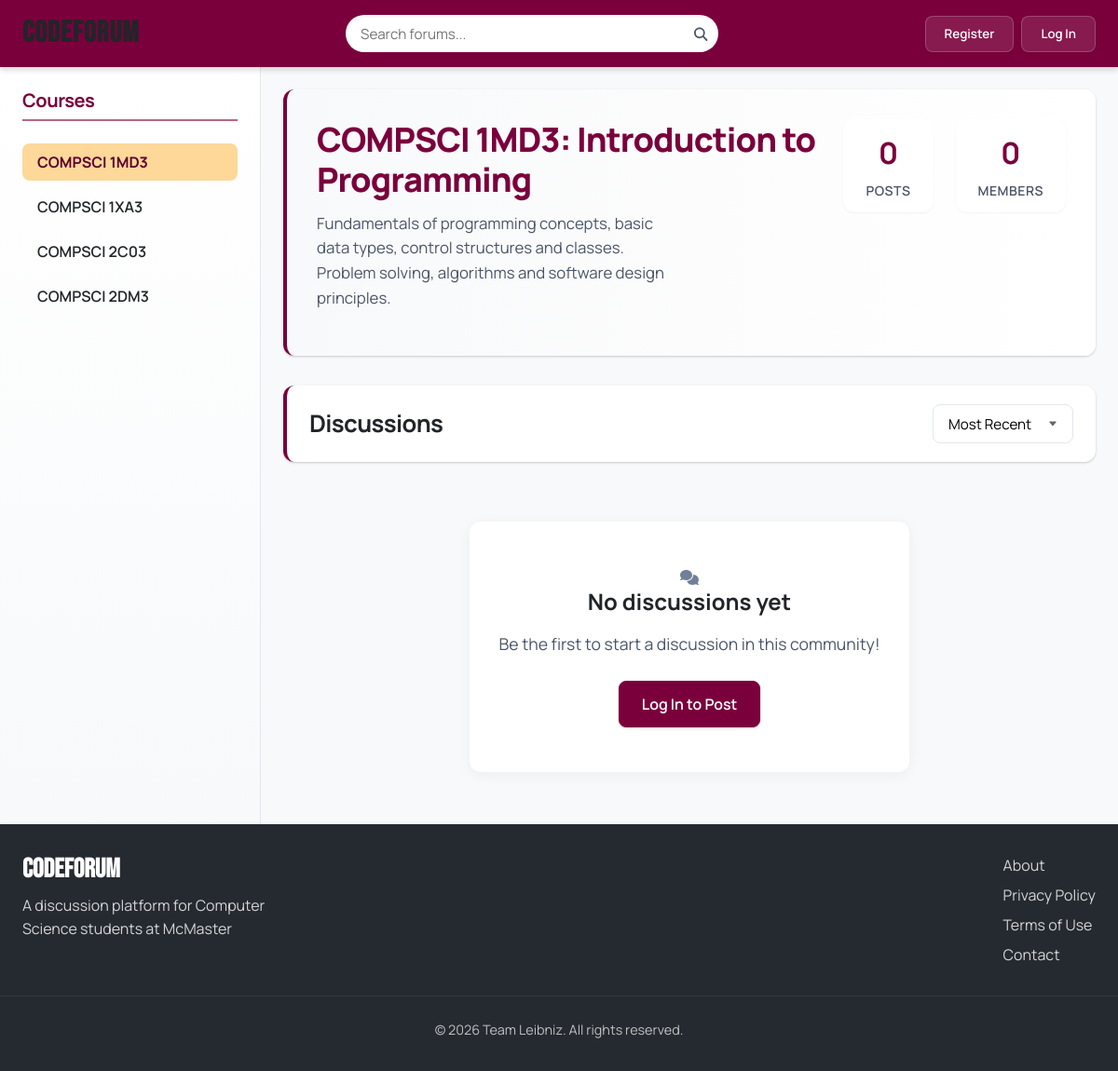
/community.php?id=1, run on the app's committed database.
### tables this page shows
CREATE TABLE courses (
  course_id INT AUTO_INCREMENT PRIMARY KEY,
  course_code VARCHAR(20) NOT NULL UNIQUE,
  course_name VARCHAR(100) NOT NULL,
  description TEXT,
  instructor_id INT,
  created_at TIMESTAMP DEFAULT CURRENT_TIMESTAMP,
  updated_at TIMESTAMP NULL ON UPDATE CURRENT_TIMESTAMP,
  FOREIGN KEY (instructor_id) REFERENCES users(user_id) ON DELETE SET NULL
);

### includes/classes/Course.php (called while the page is built, shortened)
<?php
require_once 'includes/utils.php';
class Course {
  private $conn;
  private $table_name = "courses";
  public $course_id;
  public function __construct($db, $course_id = null) {
    $this->conn = $db;
    if ($course_id) {
      $this->course_id = $course_id;
      $this->load_course_data();
    }
  }
  private function load_course_data() {
    $query = "SELECT * FROM " . $this->table_name . " WHERE course_id = :course_id";
    $stmt = $this->conn->prepare($query);
    $stmt->bindParam(":course_id", $this->course_id);
    $stmt->execute();
    if ($stmt->rowCount() > 0) {
      $row = $stmt->fetch(PDO::FETCH_ASSOC);
    }
  }
  public function get_all_courses() {
    $query = "SELECT c.*, u.username as instructor_name,
              (SELECT COUNT(*) FROM user_courses uc WHERE uc.course_id = c.course_id) as student_count
              FROM " . $this->table_name . " c
              LEFT JOIN users u ON c.instructor_id = u.user_id
              ORDER BY c.course_code";
    $stmt = $this->conn->prepare($query);
    try {
      $stmt->execute();
      return $stmt->fetchAll();
    } catch (PDOException $e) {
      error_log("Error fetching courses: " . $e->getMessage());
      return [];
    }
  }
  public function get_course_by_id($course_id) {
    $query = "SELECT c.*, u.username as instructor_name,
              (SELECT COUNT(*) FROM user_courses uc WHERE uc.course_id = c.course_id) as student_count
              FROM " . $this->table_name . " c
              LEFT JOIN users u ON c.instructor_id = u.user_id
              WHERE c.course_id = :course_id";
    $stmt = $this->conn->prepare($query);
    $stmt->bindParam(":course_id", $course_id);
    try {
      $stmt->execute();
      return $stmt->fetch();
    } catch (PDOException $e) {
      error_log("Error fetching course: " . $e->getMessage());
      return false;
    }
  }
  public function get_course_data() {
    return $this->get_course_by_id($this->course_id);
  }
  public function get_post_stats($course_id) {
    try {
      $query = "SELECT COUNT(*) as total_posts FROM posts
               WHERE course_id = :course_id AND is_deleted = FALSE";
      $stmt = $this->conn->prepare($query);
      $stmt->bindParam(':course_id', $course_id);
      $stmt->execute();
      $total_posts = $stmt->fetch()['total_posts'];
      $query = "SELECT COUNT(*) as recent_posts FROM posts
               WHERE course_id = :course_id AND is_deleted = FALSE
               AND created_at >= DATE_SUB(NOW(), INTERVAL 30 DAY)";
      $stmt = $this->conn->prepare($query);
      $stmt->bindParam(':course_id', $course_id);
      $stmt->execute();
      $recent_posts = $stmt->fetch()['recent_posts'];
      $query = "SELECT COUNT(*) as unanswered_posts FROM posts p
               WHERE p.course_id = :course_id AND p.is_deleted = FALSE
               AND NOT EXISTS (
                   SELECT 1 FROM comments c
                   WHERE c.post_id = p.post_id AND c.is_deleted = FALSE
               )";
      $stmt = $this->conn->prepare($query);
      $stmt->bindParam(':course_id', $course_id);
      $stmt->execute();
      $unanswered_posts = $stmt->fetch()['unanswered_posts'];
      return array(
          'total_posts' => $total_posts,
          'recent_posts' => $recent_posts,
          'unanswered_posts' => $unanswered_posts
      );
    } catch (PDOException $e) {
      error_log("Error fetching post stats: " . $e->getMessage());
      return array(
          'total_posts' => 0,
          'recent_posts' => 0,
          'unanswered_posts' => 0
      );
    }
  }
}

### includes/classes/Post.php (called while the page is built, shortened)
<?php
require_once 'includes/utils.php';
class Post {
  private $conn;
  private $table_name = "posts";
  public function __construct($db) {
    $this->conn = $db;
  }
  public function get_posts_by_course($course_id, $sort_by = 'recent', $page = 1, $limit = 10) {
    $offset = ($page - 1) * $limit;
    try {
      $table_check = $this->conn->query("SHOW TABLES LIKE '{$this->table_name}'");
      $query = "SELECT p.*,
                  u.username,
                  (SELECT COUNT(*) FROM comments WHERE post_id = p.post_id AND is_deleted = FALSE) as comment_count
                FROM " . $this->table_name . " p
                JOIN users u ON p.user_id = u.user_id
                WHERE p.course_id = :course_id AND p.is_deleted = FALSE";
      switch ($sort_by) {
        default:
          $query .= " ORDER BY p.is_pinned DESC, p.created_at DESC";
          break;
      }
      $query .= " LIMIT :limit OFFSET :offset";
      $stmt = $this->conn->prepare($query);
      $stmt->bindParam(':course_id', $course_id);
      $stmt->bindParam(':limit', $limit, PDO::PARAM_INT);
      $stmt->bindParam(':offset', $offset, PDO::PARAM_INT);
      $stmt->execute();
      $posts = $stmt->fetchAll();
      $count_query = "SELECT COUNT(*) as total FROM " . $this->table_name . "
                    WHERE course_id = :course_id AND is_deleted = FALSE";
      $count_stmt = $this->conn->prepare($count_query);
      $count_stmt->bindParam(":course_id", $course_id);
      $count_stmt->execute();
      $total_posts = $count_stmt->fetch()['total'];
      return array(
        "posts" => $posts,
        "total" => $total_posts,
        "page" => $page,
        "limit" => $limit,
        "total_pages" => ceil($total_posts / $limit)
      );
    } catch (PDOException $e) {
      error_log("Error fetching posts: " . $e->getMessage());
      return array(
        "posts" => array(),
        "total" => 0,
        "page" => $page,
        "limit" => $limit,
        "total_pages" => 0
      );
    }
  }
}

### includes/utils.php (called while the page is built, shortened)
<?php
function ensure_session_started() {
  if (session_status() === PHP_SESSION_NONE) {
    return true;
  }
  return false;
}
function is_logged_in() {
  return isset($_SESSION['user_id']);
}

### community.php (the view, shortened to what this page needs)
<?php
require_once 'includes/utils.php';
require_once 'includes/classes/Course.php';
require_once 'includes/classes/Post.php';
include 'includes/partials/header.php';
include 'includes/partials/sidebar.php';
$course_id = (int)$_GET['id'];
$course_obj = new Course($conn, $course_id);
$course = $course_obj->get_course_data();
$course_stats = $course_obj->get_post_stats($course_id);
$valid_sort_options = ['recent', 'popular', 'unanswered'];
$sort_by = isset($_GET['sort']) && in_array($_GET['sort'], $valid_sort_options) ? $_GET['sort'] : 'recent';
$page = isset($_GET['page']) ? max(1, (int)$_GET['page']) : 1;
$post_obj = new Post($conn);
$result = $post_obj->get_posts_by_course($course_id, $sort_by, $page);
$posts = $result['posts'];
$total_pages = $result['total_pages'];
?>
<main class="home-content">
  <div class="community-header">
    <div class="community-info">
      <h1 id="community-title"><?php echo htmlspecialchars($course['course_code']); ?>: <?php echo htmlspecialchars($course['course_name']); ?></h1>
      <p id="community-description"><?php echo htmlspecialchars($course['description']); ?></p>
    </div>
    <div class="community-stats">
      <div class="stat">
        <span class="stat-value" id="post-count"><?php echo $course_stats['total_posts']; ?></span>
        <span class="stat-label">Posts</span>
      </div>
      <div class="stat">
        <span class="stat-value" id="member-count"><?php echo $course['student_count']; ?></span>
        <span class="stat-label">Members</span>
      </div>
    </div>
  </div>
  <div class="content-header">
    <h2>Discussions</h2>
    <div class="filters d-flex justify-content-between align-items-center">
      <form method="GET" action="" id="sort-form">
        <select id="sort-by" name="sort" onchange="this.form.submit()">
          <option value="recent" <?php if ($sort_by == 'recent') echo 'selected'; ?>>Most Recent</option>
        </select>
      </form>
    </div>
  </div>
  <div class="posts-container">
    <?php if (count($posts) > 0): ?>
      <?php foreach ($posts as $post): ?>
        <a href="post.php?id=<?php echo $post['post_id']; ?>" class="post-link">
          <div class="post-tile <?php echo $post['is_pinned'] ? 'pinned' : ''; ?>">
            <h3>
              <?php echo format_title_content($post['title']); ?>
              <?php if ($post['is_pinned']): ?>
                <span class="pinned-badge">Pinned</span>
              <?php endif; ?>
            </h3>
            <div class="post-meta">
              <div class="post-author">
                <div class="user-icon">
                  <?php echo get_user_icon_svg(24, '#6c757d'); ?>
                </div>
                <span>
                  <?php echo htmlspecialchars($post['username']); ?> •
                  <?php echo get_relative_time($post['created_at']); ?>
                </span>
              </div>
              <div class="post-stats">
                <span><i class="fas fa-eye"></i> <?php echo $post['view_count']; ?></span>
                <span><i class="fas fa-comment"></i> <?php echo $post['comment_count']; ?></span>
              </div>
            </div>
            <div class="post-content">
              <?php
              $preview_content = substr($post['content'], 0, 200);
              echo format_post_content($preview_content);
              if (strlen($post['content']) > 200): ?>...<?php endif; ?>
            </div>
          </div>
        </a>
      <?php endforeach; ?>
      <?php if ($total_pages > 1): ?>
        <div class="pagination">
          <?php if ($page > 1): ?>
            <a href="?id=<?php echo $course_id; ?>&sort=<?php echo $sort_by; ?>&page=<?php echo $page - 1; ?>" class="page-link">&laquo; Previous</a>
          <?php endif; ?>
          <?php for ($i = max(1, $page - 2); $i <= min($total_pages, $page + 2); $i++): ?>
            <?php if ($i == $page): ?>
              <span class="page-link active"><?php echo $i; ?></span>
            <?php else: ?>
              <a href="?id=<?php echo $course_id; ?>&sort=<?php echo $sort_by; ?>&page=<?php echo $i; ?>" class="page-link"><?php echo $i; ?></a>
            <?php endif; ?>
          <?php endfor; ?>
          <?php if ($page < $total_pages): ?>
            <a href="?id=<?php echo $course_id; ?>&sort=<?php echo $sort_by; ?>&page=<?php echo $page + 1; ?>" class="page-link">Next &raquo;</a>
          <?php endif; ?>
        </div>
      <?php endif; ?>
    <?php else: ?>
      <div class="empty-state">
        <i class="fas fa-comments"></i>
        <h3>No discussions yet</h3>
        <p>Be the first to start a discussion in this community!</p>
        <?php if ($is_logged_in): ?>
          <a href="create-post.php?course=<?php echo $course_id; ?>" class="btn btn-primary">Create Post</a>
        <?php else: ?>
          <a href="login.php" class="btn btn-primary">Log In to Post</a>
        <?php endif; ?>
      </div>
    <?php endif; ?>
  </div>
</main>
<?php
include 'includes/partials/footer.php';
?>

### includes/partials/sidebar.php (shortened to what this page needs)
<?php
$current_course = isset($_GET['id']) ? (int)$_GET['id'] : null;
?>
<nav class="communities">
  <h2>Courses</h2>
  <ul>
    <?php if (empty($all_courses)): ?>
      <li class="loading-placeholder">No courses available</li>
    <?php else: ?>
      <?php foreach ($all_courses as $course): ?>
        <li>
          <a href="community.php?id=<?php echo $course['course_id']; ?>"
             <?php if ($current_course == $course['course_id']) echo "class='active'"; ?>>
            <?php echo htmlspecialchars($course['course_code']); ?>
          </a>
        </li>
      <?php endforeach; ?>
    <?php endif; ?>
  </ul>
</nav>

### assets/css/community.css (style rules this page uses)
.community-header { background: linear-gradient(to right, #f8f9fa, #ffffff); border-radius: var(--radius-lg); padding: 2rem; margin-bottom: 2rem; box-shadow: var(--shadow-sm); display: flex; justify-content: space-between; align-items: flex-start; border-left: 4px solid var(--color-primary); }
.community-info h1 { margin-bottom: 0.75rem; color: var(--color-primary); font-size: 2.25rem; font-weight: 800; line-height: 1.2; }
.community-info p { color: var(--color-text-secondary); max-width: 70%; line-height: 1.6; font-size: 1.05rem; }
.community-stats { display: flex; gap: 1.5rem; }
.stat { text-align: center; background-color: white; padding: 0.75rem 1.5rem; border-radius: var(--radius-lg); box-shadow: var(--shadow-xs); transition: transform 0.2s ease, box-shadow 0.2s ease; }
.stat-value { display: block; font-size: 2rem; font-weight: 700; color: var(--color-primary); margin-bottom: 0.25rem; }
.stat-label { font-size: 0.875rem; color: var(--color-text-secondary); font-weight: 600; text-transform: uppercase; letter-spacing: 0.5px; }
.posts-container { display: grid; gap: 1.5rem; width: 100%; }

### data on the page
courses: course_code "COMPSCI 1MD3", course_name "Introduction to Programming", description "Fundamentals of programming concepts, basic data types, control structures and classes. Problem solving, algorithms and software design principles."
courses: course_code "COMPSCI 1XA3"
courses: course_code "COMPSCI 2C03"
courses: course_code "COMPSCI 2DM3"

### other printed values
$course_stats['total_posts'] "0"
$course['student_count'] "0"
